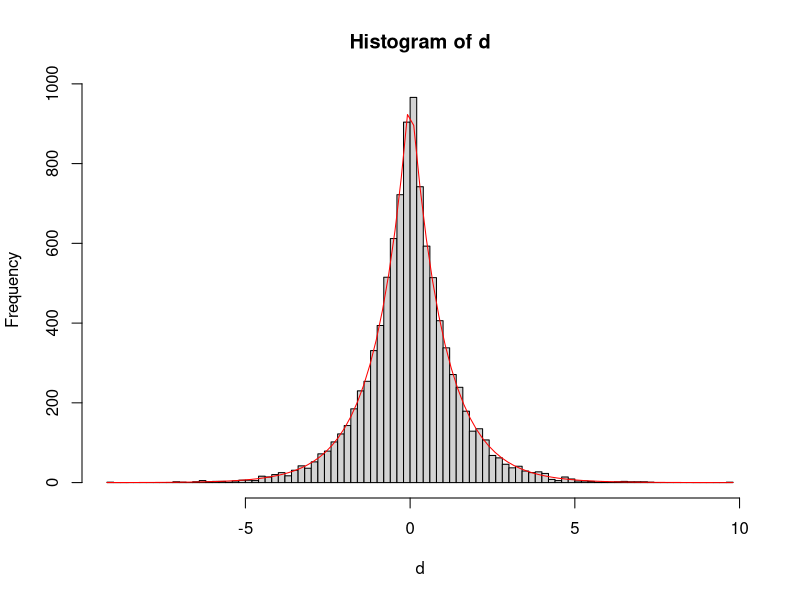
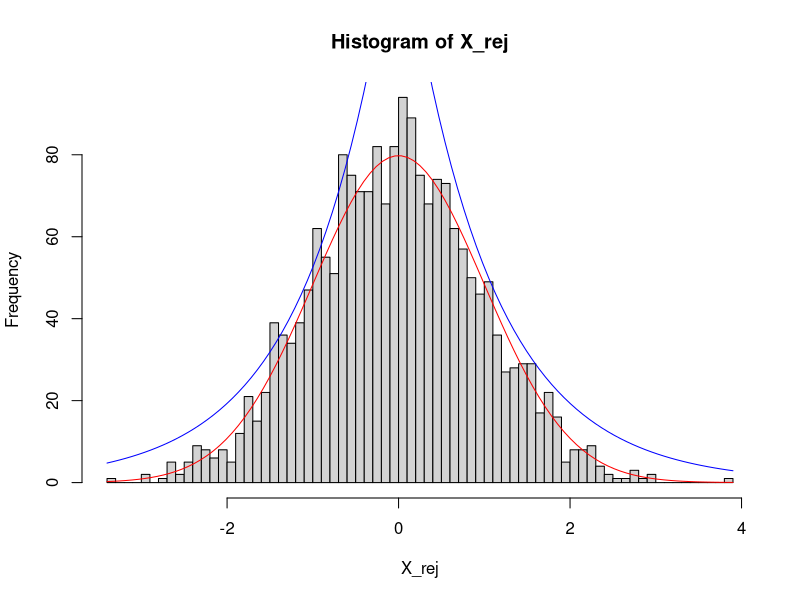
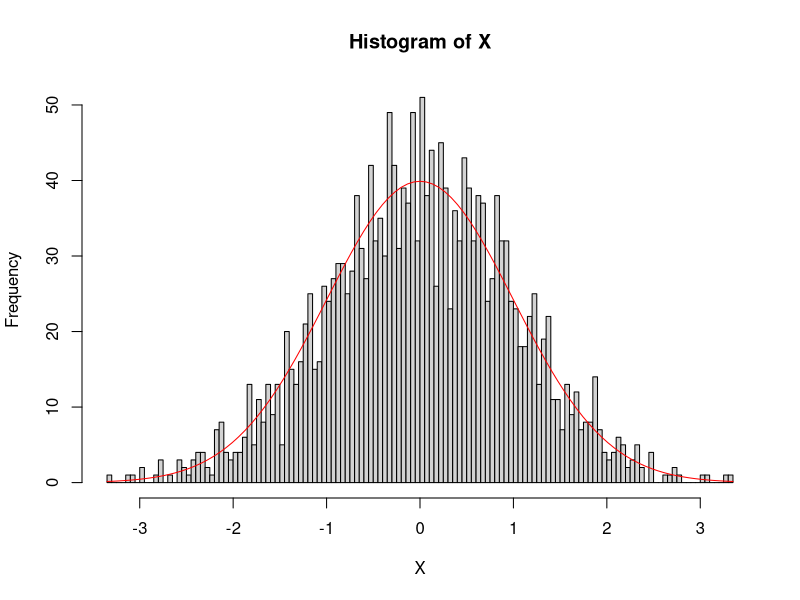
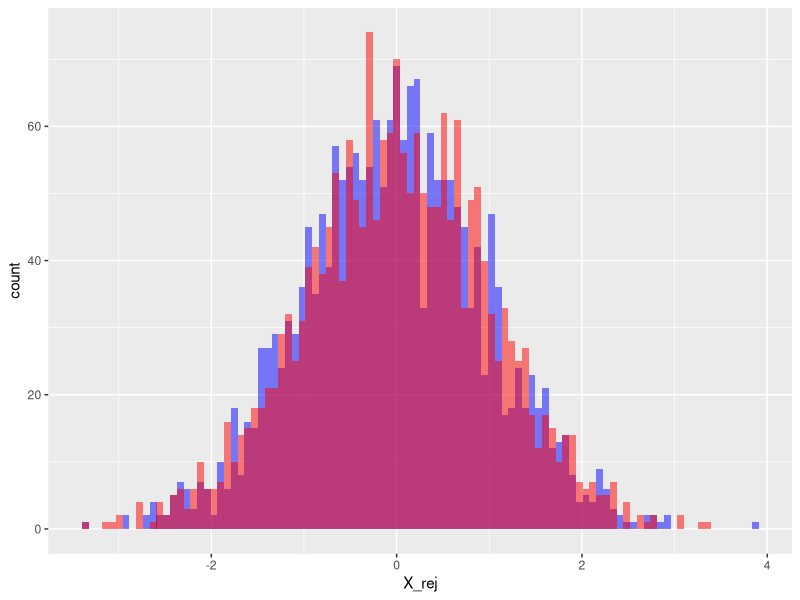
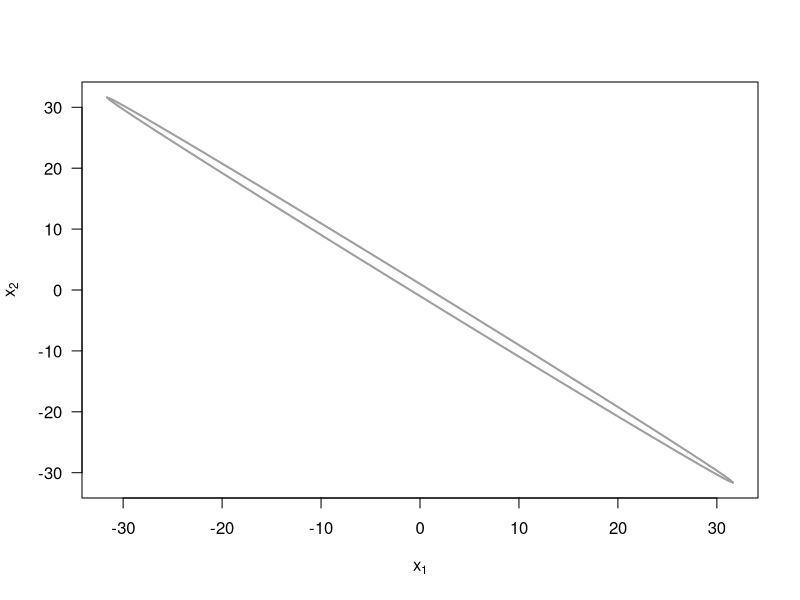
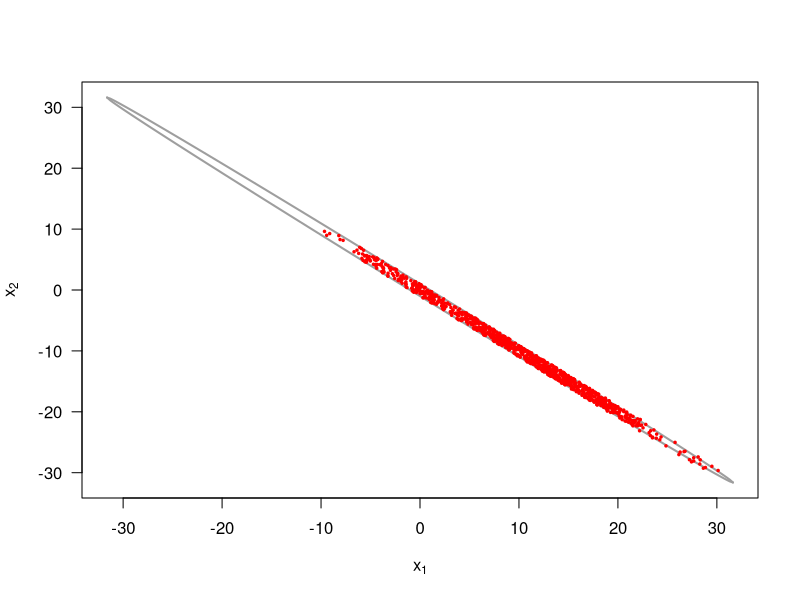
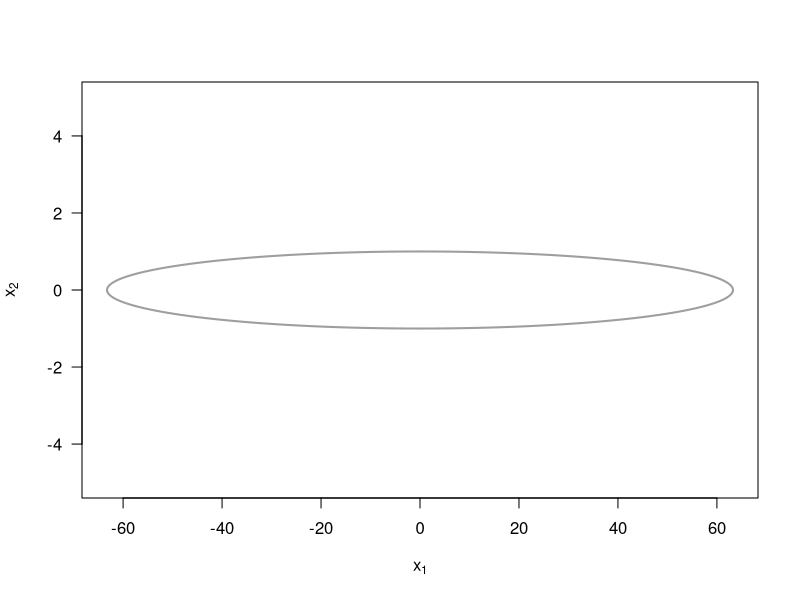

The R source for these figures, in order:
## ---- chunk 1
de <- function(x, mu, lambda){
  return(lambda/2 * exp(-lambda * abs(x-mu)))
}
#Inverse CDF method
#Generate 10000 random numbers from Unif(0,1)
set.seed(12345)
u <- runif(10000)
#Generate 10000 random numbers from DE(0,1) using the inverse CDF method
F_inv <- function(p, mu, lambda){
  return(mu - (1/lambda) * sign(p-0.5)*log(1-2*abs(p-0.5)))
}
d <- F_inv(u, 0, 1)
hist(d, breaks = 100)
curve(de(x, 0, 1)*2000, add = TRUE, col = "red")


## ---- chunk 2
#Rejection sampling method
#Determining proper value of a for the enveloppe
a <- 0.7
#plot(x, f(x), col = "red", type = "l")
#lines(x, g(x, 0, 1)/a, col = "blue")

#Generate 2000 random numbers from DE(0,1)
set.seed(12345)
u <- runif(2000)
Y <- F_inv(u, 0, 1)*a

f <- function(x){
  return(dnorm(x, 0, 1))
}
g <- function(x, mu, lambda){
  return(de(x, mu, lambda))
}

#After trial and error, a = 0.7 seems to be the best value for a

#Generate 2000 random numbers from N(0,1) using the rejection sampling method
X_rej <- c()
samples <- 0
rejection_rate <- 0
while(length(X_rej) < 2000){
  samples <- samples + 1
  Y <- F_inv(runif(1), 0, 1)
  U <- runif(1, 0,1)
  if(U <= f(Y)/(g(Y, 0, 1)/a)){
    X_rej <- c(X_rej, Y)
  }else{
    rejection_rate <- rejection_rate + 1
  }
}
rejection_rate <- rejection_rate/samples

hist(X_rej, breaks = 100)
curve(dnorm(x, mean = 0, sd = 1)*200, add = TRUE, col = "red")
curve(de(x, 0, 1)*200/a, add = TRUE, col = "blue")

## ---- chunk 3
#Generate 2000 random numbers from N(0,1) using rnorm()
set.seed(12345)
X <- rnorm(2000, mean = 0, sd = 1)
hist(X, breaks = 100)
curve(dnorm(x, mean = 0, sd = 1)*100, add = TRUE, col = "red")
## ---- chunk 4
library(ggplot2)
df1 <- data.frame(X_rej)
df2 <- data.frame(X)
#Comparaison of the histograms
ggplot(df1, aes(x = X_rej)) + geom_histogram(bins= 100,fill = "blue", alpha = 0.5) + geom_histogram(data = df2, aes(x = X), bins = 100, fill = "red", alpha = 0.5)

## ---- chunk 5

###############################
### Boundary ellipse 
### for Gibbs sampling example
### from Lecture 4
### Fall 2023, by Frank Miller
###############################
w  <- 1.999
xv <- seq(-1, 1, by=0.01) * 1/sqrt(1-w^2/4)  # a range of x1-values, where the term below the root is non-negative (compare Lecture 4)
plot(xv, xv, type="n", xlab=expression(x[1]), ylab=expression(x[2]), las=1)
# ellipse
lines(xv, -(w/2)*xv-sqrt(1-(1-w^2/4)*xv^2), lwd=2, col=8)
lines(xv, -(w/2)*xv+sqrt(1-(1-w^2/4)*xv^2), lwd=2, col=8)
## ---- chunk 6
#Gibbs sampling
f1_cond <- function(x2){
  return(runif(1, min = -0.9995*x2 - sqrt(1-0.00099975*x2), max = -0.9995*x2 + sqrt(1-0.00099975*x2)))
}
f2_cond <- function(x1){
  return(runif(1, min = -0.9995*x1 - sqrt(1-0.00099975*x1), max = -0.9995*x1 + sqrt(1-0.00099975*x1)))
}

set.seed(12345)
n <- 1000
x1 <- 0
x2 <- 0
X1 <- c()
X2 <- c()
for(i in 1:n){
  x1 <- f1_cond(x2)
  x2 <- f2_cond(x1)
  X1 <- c(X1, x1)
  X2 <- c(X2, x2)
}

w  <- 1.999
xv <- seq(-1, 1, by=0.01) * 1/sqrt(1-w^2/4)  # a range of x1-values, where the term below the root is non-negative (compare Lecture 4)
plot(xv, xv, type="n", xlab=expression(x[1]), ylab=expression(x[2]), las=1)
# ellipse
lines(xv, -(w/2)*xv-sqrt(1-(1-w^2/4)*xv^2), lwd=2, col=8)
lines(xv, -(w/2)*xv+sqrt(1-(1-w^2/4)*xv^2), lwd=2, col=8)
#Add the points X1 and X2 to the graph
points(X1, X2, col = "red", pch = 20, cex = 0.5)

## ---- chunk 7
#Determine P(X1 > 0)

means <- c()
for(i in 1:100){
  set.seed(i)
  n <- 1000
  x1 <- 0
  x2 <- 0
  X1 <- c()
  X2 <- c()
  for(i in 1:n){
    x1 <- f1_cond(x2)
    x2 <- f2_cond(x1)
    X1 <- c(X1, x1)
    X2 <- c(X2, x2)
  }
  means <- c(means, mean(X1 > 0))
}
#mean(means)
## ---- chunk 8
#Gibbs sampling
xv <- seq(-sqrt(4000), sqrt(4000) , by=0.01)   # a range of x1-values, where the term below the root is non-negative (compare Lecture 4)
plot(xv, xv, type="n", xlab=expression(x[1]), ylab=expression(x[2]), las=1, ylim = c(-5,5))
# ellipse
lines(xv, -sqrt(1-xv^2*0.00025)/(0.99975), lwd=2, col=8)
lines(xv, sqrt(1-xv^2*0.00025)/(0.99975), lwd=2, col=8)

u1_given_ <- function(u2){
  return(runif(1, min = -sqrt(1-u2^2*0.00025)/(0.99975), max = sqrt(1-u2^2*0.00025)/(0.99975)))
}
u2_given_ <- function(u1){
  return(runif(1, min = -sqrt(1-u1^2*0.99975)/(0.00025), max = sqrt(1-u1^2*0.99975)/(0.00025)))
}

means <- c()
for(i in 1:100){
  n <- 1000
  u1 <- 0
  u2 <- 0
  U1 <- c()
  U2 <- c()
  for(i in 1:n){
    cat(u1, "\r")
    u1 <- u1_given_(u2)
    u2 <- u2_given_(u1)
    U1 <- c(U1, u1)
    U2 <- c(U2, u2)
  }
  means <- c(means, mean(U1))
}
mean(means)

